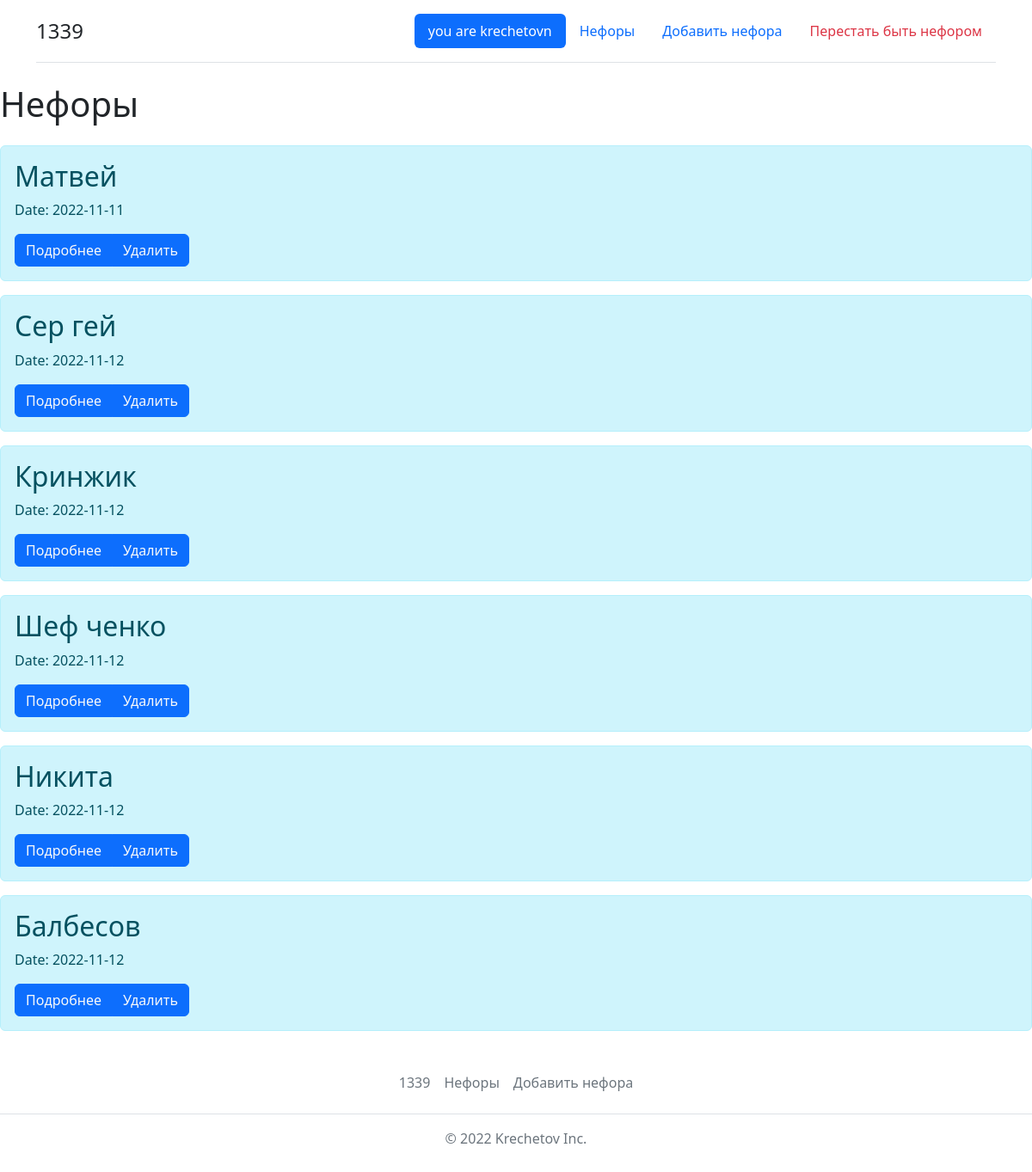
Page /pidors (signed in) on the earlier database version.
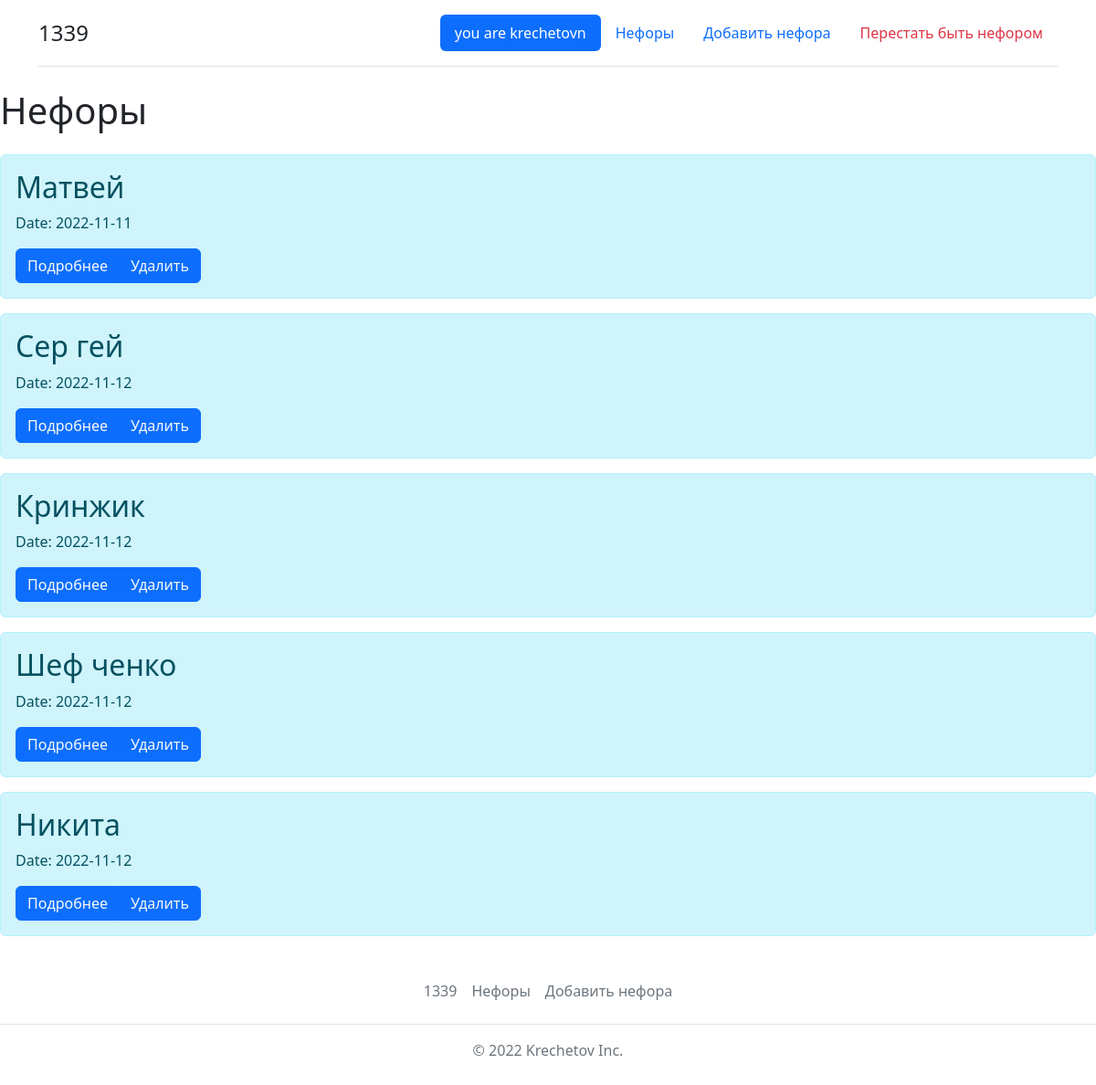
Same page on the later database version.
### neffory.py (models this page shows, shortened)
class Pidor(db.Model):
    id = db.Column(db.Integer, primary_key=True)
    name = db.Column(db.String(50), nullable=False)
    text = db.Column(db.Text, nullable=False)
    date = db.Column(db.DateTime, default=datetime.utcnow)

### neffory.py (the view)
@app.route("/pidors")
def pidors():
    pidors = Pidor.query.order_by(Pidor.id).all()
    try:
        return render_template("pidors.html", pidors=pidors, login=session['username'])
    except Exception:
        return redirect("/login")

### templates/pidors.html (shortened to what this page needs)
{% extends 'base.html' %}
{% block body%}
<h1 class="mb-4">Нефоры</h1>
{% for pidor in pidors %}
<div class="alert alert-info">
    <h2>{{ pidor.name }}</h2>
    <p>Date: {{ pidor.date.date() }}</p>
    <div class="btn-group" role="group" aria-label="Операции с нефором">
        <a href="/pidor/{{ pidor.id }}" class="btn btn-primary text-light">Подробнее</a>
        <button type="button" class="btn btn-primary text-light" data-bs-toggle="modal" data-bs-target="#dmodel">Удалить</button>
    </div>
</div>
{% endfor %}
{% endblock %}

Differences in the rows shown:
removed Pidor: name "Балбесов", date "2022-11-12"
